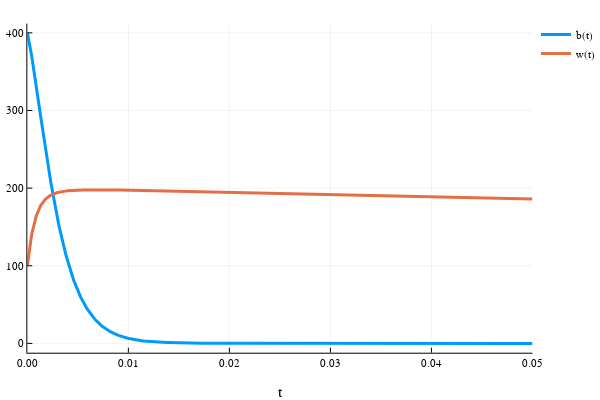

Notebook source saved alongside this figure:
### Code cell
sol = solve(prob)
sol.(tspan[2])
plot(sol)

### Figure 1 — Plotly figure (JSON) as saved in the notebook; plotly's stock layout.template omitted (floating-point values rounded to 4 significant figures; data arrays with more than 128 entries replaced by an {"elided": "..."} marker saying what was removed)
{"data": [{"colorbar": {"title": ""}, "hoverinfo": "text", "legendgroup": "b(t)", "line": {"color": "rgba(0, 154, 250, 1.000)", "dash": "solid", "shape": "linear", "width": 3}, "mode": "lines", "name": "b(t)", "showlegend": true, "text": {"elided": "1000 null values"}, "type": "scatter", "x": {"elided": "1000 float values"}, "xaxis": "x1", "y": {"elided": "1000 float values"}, "yaxis": "y1", "zmax": 0.1, "zmin": -0.1}, {"colorbar": {"title": ""}, "hoverinfo": "text", "legendgroup": "w(t)", "line": {"color": "rgba(227, 111, 71, 1.000)", "dash": "solid", "shape": "linear", "width": 3}, "mode": "lines", "name": "w(t)", "showlegend": true, "text": {"elided": "1000 null values"}, "type": "scatter", "x": {"elided": "1000 float values"}, "xaxis": "x1", "y": {"elided": "1000 float values"}, "yaxis": "y1", "zmax": 0.1, "zmin": -0.1}], "layout": {"annotations": [], "height": 400, "legend": {"bgcolor": "rgba(255, 255, 255, 1.000)", "bordercolor": "rgba(0, 0, 0, 1.000)", "font": {"color": "rgba(0, 0, 0, 1.000)", "family": "sans-serif", "size": 11}, "tracegroupgap": 0, "x": 1, "y": 1}, "margin": {"b": 20, "l": 0, "r": 0, "t": 20}, "paper_bgcolor": "rgba(255, 255, 255, 1.000)", "plot_bgcolor": "rgba(255, 255, 255, 1.000)", "showlegend": true, "width": 600, "xaxis": {"anchor": "y1", "domain": [0.05101, 0.9934], "gridcolor": "rgba(0, 0, 0, 0.100)", "gridwidth": 0.5, "linecolor": "rgba(0, 0, 0, 1.000)", "mirror": false, "range": [0, 0.05], "showgrid": true, "showline": true, "showticklabels": true, "tickangle": 0, "tickcolor": "rgb(0, 0, 0)", "tickfont": {"color": "rgba(0, 0, 0, 1.000)", "family": "sans-serif", "size": 11}, "tickmode": "array", "ticks": "inside", "ticktext": ["0.00", "0.01", "0.02", "0.03", "0.04", "0.05"], "tickvals": [0, 0.01, 0.02, 0.03, 0.04, 0.05], "title": "t", "titlefont": {"color": "rgba(0, 0, 0, 1.000)", "family": "sans-serif", "size": 15}, "type": "-", "visible": true, "zeroline": false, "zerolinecolor": "rgba(0, 0, 0, 1.000)"}, "yaxis": {"anchor": "x1", "domain": [0.07581, 0.9902], "gridcolor": "rgba(0, 0, 0, 0.100)", "gridwidth": 0.5, "linecolor": "rgba(0, 0, 0, 1.000)", "mirror": false, "range": [-12.0, 412.0], "showgrid": true, "showline": true, "showticklabels": true, "tickangle": 0, "tickcolor": "rgb(0, 0, 0)", "tickfont": {"color": "rgba(0, 0, 0, 1.000)", "family": "sans-serif", "size": 11}, "tickmode": "array", "ticks": "inside", "ticktext": ["0", "100", "200", "300", "400"], "tickvals": [0, 100, 200, 300, 400], "title": "", "titlefont": {"color": "rgba(0, 0, 0, 1.000)", "family": "sans-serif", "size": 15}, "type": "-", "visible": true, "zeroline": false, "zerolinecolor": "rgba(0, 0, 0, 1.000)"}}}
